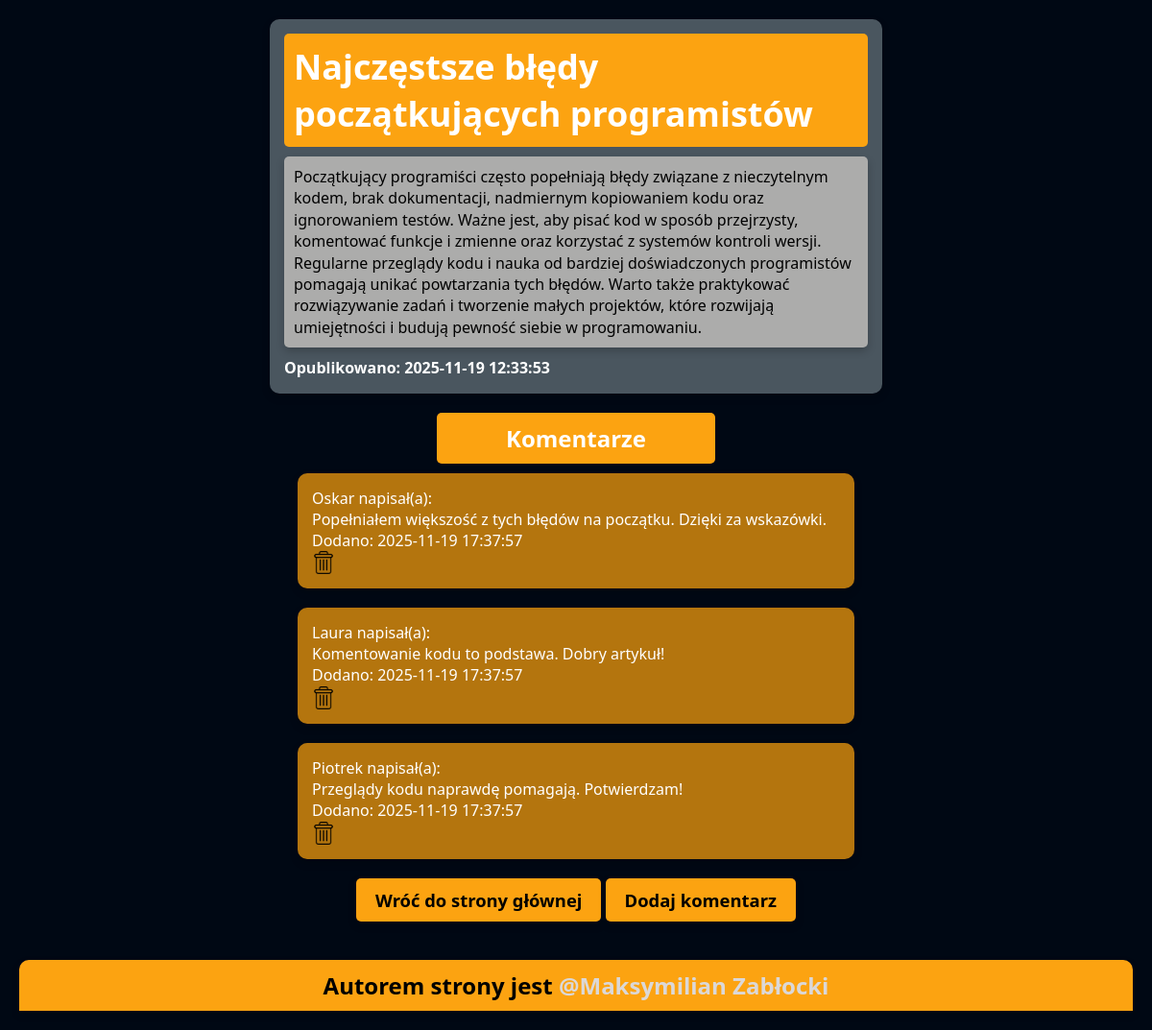
Page /post.php?id=14 (signed in) on the committed database.
### tables this page shows
CREATE TABLE `posts` (
  `id` int(11) NOT NULL,
  `title` varchar(255) NOT NULL,
  `content` text NOT NULL,
  `created_at` timestamp NOT NULL DEFAULT current_timestamp()
);

CREATE TABLE `comments` (
  `id` int(11) NOT NULL,
  `post_id` int(11) NOT NULL,
  `author` varchar(100) NOT NULL,
  `content` text NOT NULL,
  `created_at` timestamp NOT NULL DEFAULT current_timestamp()
);

### post.php (the view, shortened to what this page needs)
<!DOCTYPE html>
<html lang="en">
<head>
    <link rel="stylesheet" href="style.css">
</head>
<body>
        <?php
            require_once('config.php');
            $idPost = $_GET['id'];
            $q = "SELECT * FROM posts WHERE id = $idPost";
            $result = mysqli_query($con, $q);
            $post = mysqli_fetch_assoc($result);
            if ($post) {
                echo "<div class='postContainer'>";
                echo "<header class='postHeader'>";
                echo "<h1>" . htmlspecialchars($post['title']) . "</h1>";
                echo "</header>";
                echo "<div class='postContent2'>";
                echo "<p>" . nl2br(htmlspecialchars($post['content'])) . "</p>";
                echo "</div>";
                echo "<p class='postDate'>Opublikowano: " . htmlspecialchars($post['created_at']) . "</p>";
                echo "</div>";
            } else {
                echo "<p>Post not found.</p>";
            }
        ?>
        <div class="commentHeader">
            <h2>Komentarze</h2>
        </div>
        <?php
            $q = "select * from comments where post_id = $idPost order by created_at desc";
            $result = mysqli_query($con, $q);
            if (isset($_SESSION['loggedin']) && $_SESSION['loggedin'] == true) {
                while ($row = mysqli_fetch_assoc($result)) {
                echo "<div class='commentContainer'>";
                echo "<p class='commentAuthor'>" . htmlspecialchars($row['author']) . " napisał(a):</p>";
                echo "<p class='commentContent'>" . nl2br(htmlspecialchars($row['content'])) . "</p>";
                echo "<p class='commentDate'>Dodano: " . htmlspecialchars($row['created_at']) . "</p>";
                echo "<a onclick='return confirm(`Czy napewno chcesz usunąć ten komentarz?`)' href='delete_comment.php?id=".htmlspecialchars($row['id'])."' ><img src='delete.png' alt='zdjecie'></a>";
                echo "</div>";
            }
        }
        ?>
    <a href="index.php"><button>Wróć do strony głównej</button></a>
    <a href='add_comment.php?id=<?php echo $idPost?>'><button>Dodaj komentarz</button></a>
    <footer>
        <h2>Autorem strony jest <a href="https://github.com/meks990">@Maksymilian Zabłocki</a></h2>
    </footer>
</body>
</html>

### style.css (style rules this page uses)
:root { --background: #001d3d; --accent: #FCA311; --grey: #333e47; --hover: #ffd60a; --lightGrey: #4a565f; }
* { font-family: system-ui, -apple-system, BlinkMacSystemFont, 'Segoe UI', Roboto, Oxygen, Ubuntu, Cantarell, 'Open Sans', 'Helvetica Neue', sans-serif; margin: 0; padding: 0; box-sizing: border-box; }
body { opacity: 0; animation: fadeIn 0.2s ease-in-out forwards; }
body { background-color: #000814; margin: 20px; text-align: center; }
a { text-decoration: none; color: white; }
.postContainer { background-color: var(--lightGrey); width: 55%; padding: 15px; margin: 0 auto 20px auto; border-radius: 10px; box-shadow: 0 4px 8px rgba(0,0,0,0.2); text-align: left; color: #03045e; }
.postHeader { background-color: var(--accent); padding: 10px; border-radius: 5px; margin-bottom: 10px; color: white; vertical-align: middle; }
.postContainer p { font-size: 16px; line-height: 1.4em; }
h1 { font-size: 225%; color: white; }
.postContent2 { background-color: #acacab; box-shadow: 0 4px 8px rgba(0, 0, 0, 0.2); border-radius: 5px; padding: 10px; color: black; }
button { background-color: var(--accent); border: none; padding: 10px 20px; border-radius: 5px; box-shadow: 0 4px 8px rgba(0, 0, 0, 0.2); cursor: pointer; font-size: 115%; font-weight: bold; }
footer { background-color: var(--accent); padding: 10px; width: 100%; margin-top: 40px; border-radius: 10px; border-bottom-left-radius: 0px; border-bottom-right-radius: 0px; box-shadow: 0 4px 8px rgba(0, 0, 0, 0.2); bottom: 0; text-align: center; }
footer a { color: rgb(219, 216, 216); font-weight: bold; }
.postDate { font-size: 14px; color: white; font-weight: bold; margin-top: 10px; }
img { width: 24px; height: 24px; }
.commentHeader { background-color: var(--accent); padding: 10px; border-radius: 5px; margin-bottom: 10px; color: white; width: 25%; margin: 10px auto 10px auto; vertical-align: middle; }
.commentContainer { background-color: #b4750e; width: 50%; padding: 15px; margin: 0 auto 20px auto; border-radius: 10px; box-shadow: 0 4px 8px rgba(0,0,0,0.2); text-align: left; color: white; }
.commentContainer img { width: 24px; height: 24px; vertical-align: middle; margin-right: 10px; }

### rows in the picture
posts: title "Najczęstsze błędy początkujących programistów", content "Początkujący programiści często popełniają błędy związane z nieczytelnym kodem, brak dokumentacji, nadmiernym kopiowaniem kodu oraz ignorowaniem testów. Ważne jest, aby pisać kod w sposób przejrzysty, komentować funkcje i zmienne oraz korzystać z systemów kontroli wersji. Regularne przeglądy kodu i nauka od bardziej doświadczonych programistów pomagają unikać powtarzania tych błędów. Warto także praktykować rozwiązywanie zadań i tworzenie małych projektów, które rozwijają umiejętności i budują pewność siebie w programowaniu.", created_at "2025-11-19 12:33:53"
comments: author "Oskar", content "Popełniałem większość z tych błędów na początku. Dzięki za wskazówki.", created_at "2025-11-19 17:37:57"
comments: author "Laura", content "Komentowanie kodu to podstawa. Dobry artykuł!", created_at "2025-11-19 17:37:57"
comments: author "Piotrek", content "Przeglądy kodu naprawdę pomagają. Potwierdzam!", created_at "2025-11-19 17:37:57"
